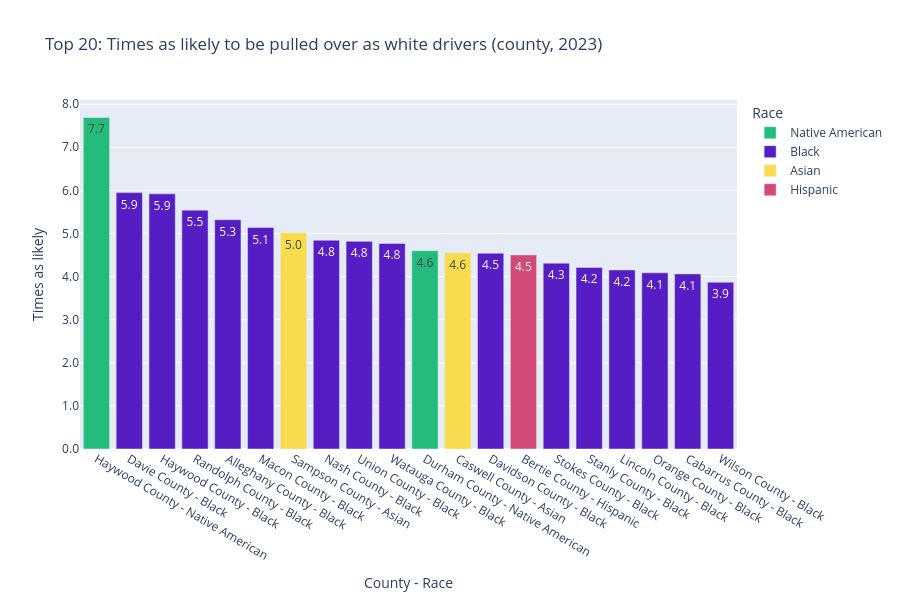

Write notebook code for a chart like this one.
### Markdown cell above
## County-level comparison (2023 only)

### Code cell
curr_df = df_county_2023[df_county_2023["driver_race"] != "White"].head(20)

fig = px.bar(
    curr_df,
    x="agency_name_race",
    y="times_likely",
    color="driver_race",
    color_discrete_map=color_map,
    title="Top 20: Times as likely to be pulled over as white drivers (county, 2023)",
    labels={
        "times_likely": "Times as likely",
        "driver_race": "Race",
        "agency_name_race": "County - Race",
    },
    text="times_likely",
    text_auto=",.1f",
    height=600,
    category_orders={"agency_name_race": curr_df["agency_name_race"].tolist()},
)
display(fig.update_yaxes(tickformat=",.1f").update_traces(textangle=0))

### Figure 1 — Plotly figure (JSON) as saved in the notebook; plotly's stock layout.template omitted (floating-point values rounded to 4 significant figures)
{"data": [{"hovertemplate": "Race=Native American<br>County - Race=%{x}<br>Times as likely=%{text}<extra></extra>", "legendgroup": "Native American", "marker": {"color": "#24BC7D", "pattern": {"shape": ""}}, "name": "Native American", "orientation": "v", "showlegend": true, "text": [7.692, 4.601], "textangle": 0, "textposition": "auto", "texttemplate": "%{y:,.1f}", "type": "bar", "x": ["Haywood County - Native American", "Durham County - Native American"], "xaxis": "x", "y": [7.692, 4.601], "yaxis": "y"}, {"hovertemplate": "Race=Black<br>County - Race=%{x}<br>Times as likely=%{text}<extra></extra>", "legendgroup": "Black", "marker": {"color": "#551DC3", "pattern": {"shape": ""}}, "name": "Black", "orientation": "v", "showlegend": true, "text": [5.948, 5.919, 5.541, 5.319, 5.138, 4.844, 4.818, 4.768, 4.541, 4.311, 4.213, 4.154, 4.087, 4.062, 3.868], "textangle": 0, "textposition": "auto", "texttemplate": "%{y:,.1f}", "type": "bar", "x": ["Davie County - Black", "Haywood County - Black", "Randolph County - Black", "Alleghany County - Black", "Macon County - Black", "Nash County - Black", "Union County - Black", "Watauga County - Black", "Davidson County - Black", "Stokes County - Black", "Stanly County - Black", "Lincoln County - Black", "Orange County - Black", "Cabarrus County - Black", "Wilson County - Black"], "xaxis": "x", "y": [5.948, 5.919, 5.541, 5.319, 5.138, 4.844, 4.818, 4.768, 4.541, 4.311, 4.213, 4.154, 4.087, 4.062, 3.868], "yaxis": "y"}, {"hovertemplate": "Race=Asian<br>County - Race=%{x}<br>Times as likely=%{text}<extra></extra>", "legendgroup": "Asian", "marker": {"color": "#F9DC4E", "pattern": {"shape": ""}}, "name": "Asian", "orientation": "v", "showlegend": true, "text": [5.014, 4.552], "textangle": 0, "textposition": "auto", "texttemplate": "%{y:,.1f}", "type": "bar", "x": ["Sampson County - Asian", "Caswell County - Asian"], "xaxis": "x", "y": [5.014, 4.552], "yaxis": "y"}, {"hovertemplate": "Race=Hispanic<br>County - Race=%{x}<br>Times as likely=%{text}<extra></extra>", "legendgroup": "Hispanic", "marker": {"color": "#D24B76", "pattern": {"shape": ""}}, "name": "Hispanic", "orientation": "v", "showlegend": true, "text": [4.503], "textangle": 0, "textposition": "auto", "texttemplate": "%{y:,.1f}", "type": "bar", "x": ["Bertie County - Hispanic"], "xaxis": "x", "y": [4.503], "yaxis": "y"}], "layout": {"barmode": "relative", "height": 600, "legend": {"title": {"text": "Race"}, "tracegroupgap": 0}, "title": {"text": "Top 20: Times as likely to be pulled over as white drivers (county, 2023)"}, "xaxis": {"anchor": "y", "categoryarray": ["Haywood County - Native American", "Davie County - Black", "Haywood County - Black", "Randolph County - Black", "Alleghany County - Black", "Macon County - Black", "Sampson County - Asian", "Nash County - Black", "Union County - Black", "Watauga County - Black", "Durham County - Native American", "Caswell County - Asian", "Davidson County - Black", "Bertie County - Hispanic", "Stokes County - Black", "Stanly County - Black", "Lincoln County - Black", "Orange County - Black", "Cabarrus County - Black", "Wilson County - Black"], "categoryorder": "array", "domain": [0, 1], "title": {"text": "County - Race"}}, "yaxis": {"anchor": "x", "domain": [0, 1], "tickformat": ",.1f", "title": {"text": "Times as likely"}}}}
